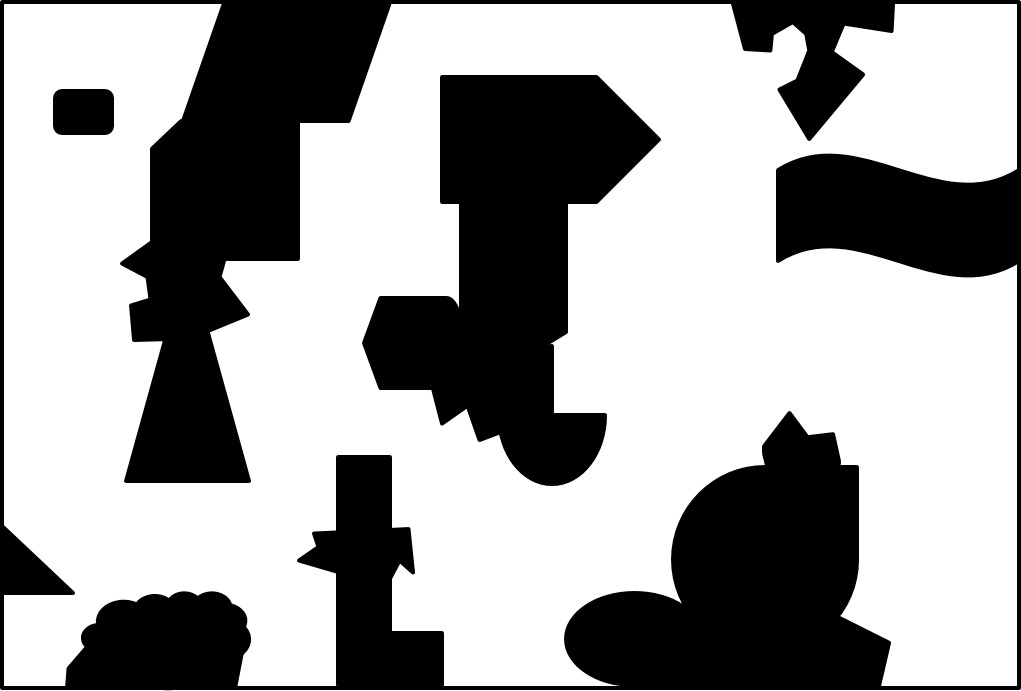
%> input picture Q3/trackingmap.jpg, 1021 x 691 px
$ octave Q3_a.m   (GNU Octave 9; MATLAB toolbox functions it lacks are replaced by stand-ins)
%> lines starting %> are read from the running program, lines starting %| are printed output that depends on the picture; in (x1, y1, x2, y2) boxes, pixels count from 0 and x2, y2 are one past the last pixel; in counts of white or black regions, pixels touching at a corner belong together; the program's own positions count from 1
### Q3/drawbot.m
function bot = drawbot(x,y,h,scale,fig)
% function drawbot(x,y,h,scale,fig)
% This function plots a two wheeled robot at position x,y heading h and size scale on
% figure number fig.
% The default x,y = (0,0), h = 0 points to the right, and scale=1 plots a
% robot with a body of radius of 1 units.

% Make a circle for the body
t=0:0.01:2*pi;
len = length(t);
bx = sin(t);
by = cos(t);

% Wheel locations on body
wh1 = round(len/4);
wh2 = round(3*len/4);

% Define the wheels
wwidth= 0.5;
wheight = 0.7;
w = [ 0 0; 0 -wheight; wwidth -wheight; wwidth wheight; 0 wheight; 0 0];

% Body top
top = round(len/2);

% Top pointer
pwidth = 0.1;
pheight = 0.2;
tp = [pwidth/2 0; 0 -pheight; -pwidth/2 0; pwidth/2 0];

% Robot outline
bot = [bx' by'; NaN NaN;
    bx(wh1)+w(:,1) by(wh1)+w(:,2);NaN NaN;
    bx(wh2)-w(:,1) by(wh2)-w(:,2)];

point = [bx(top)+tp(:,1) by(top)+tp(:,2)];

%Size scaling
bot = scale*bot;
point = scale*point;

% Rotation matrix
R = rot(h+pi/2,3);
R = R(1:2,1:2);
bot = (R'*bot')';
point = (R'*point')';

% Centres
bot(:,1) = bot(:,1)+x;
bot(:,2) = bot(:,2)+y;
point(:,1) = point(:,1)+x;
point(:,2) = point(:,2)+y;

% Plot
figure(fig); hold on;
plot(bot(:,1), bot(:,2), 'w');
plot(point(:,1), point(:,2), 'w');
axis equal
end

### Q3/Q3_a.m
% Target Tracking
close all; clear; clc;

% Read in map
I = imread('trackingmap.jpg'); % Map defined as 1 pixel = 1 m
%> I is the input picture: size 691x1021x3 uint8; min 0, max 255, mean 161.4
image(I);
map = im2bw(I, 0.4); % Convert to 0-1 image
%> map: size 691x1021 logical; 63.3% white; 3 black regions, box (x1, y1, x2, y2) and area: (0, 0, 1021, 690) 193709, (362, 75, 661, 486) 62152, (53, 89, 114, 135) 2726
map = flipud(map)'; % Convert to 0 free, 1 occupied and flip.
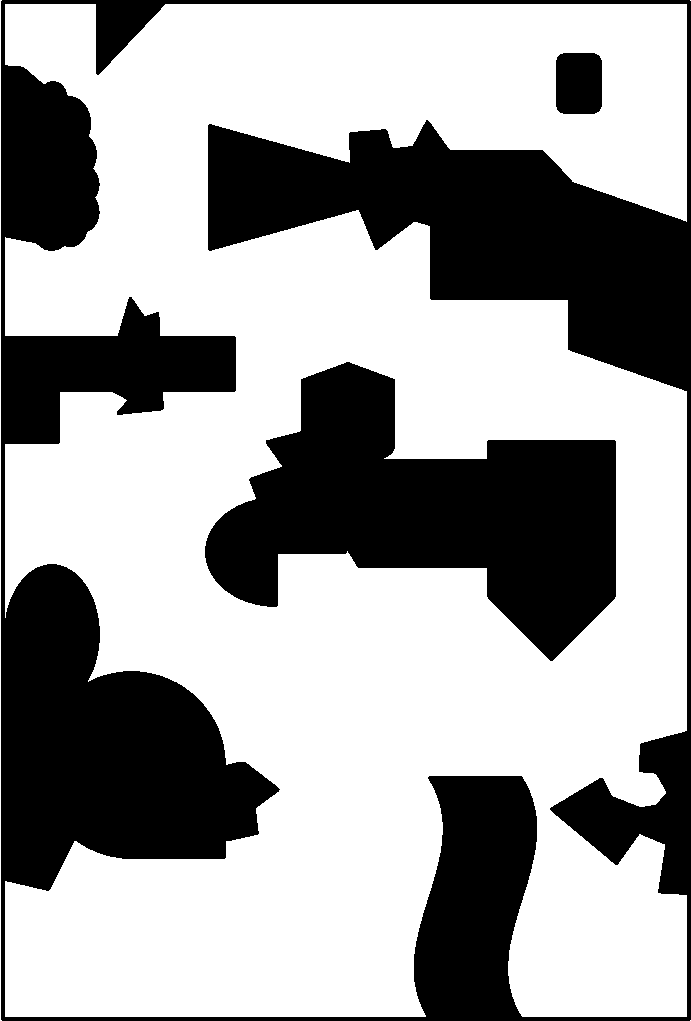
%> map: size 1021x691 logical; 63.3% white; 3 black regions, box (x1, y1, x2, y2) and area: (1, 0, 691, 1021) 193709, (205, 362, 616, 661) 62152, (556, 53, 602, 114) 2726
[M,N]= size(map); % Map size in m
%> M = 1021; N = 691
%> the run ends on the next line

% Target tour in m
tour = [ 28   654; 35   501; 70   435; 79   174; 178   134;
   279   148; 308   273; 338   421; 390   551; 411   652;
   613   657; 705   565; 733   419; 856   330; 957   330;
   969   231; 940   198; 893   304; 703   291; 578   151;
   458   224; 352   278; 296   242; 258   153; 108   167;
   103   414; 112   515; 148   612; 91   642; 28   654];

% Target motion
% T = 1000;  % Time for full run
T = 30; % Time for first leg
dt = 1; % Timestep
tvec = 0:dt:T; % Time vector
x0_track = [100, 650, pi]; % Starting point for tracking robot
x_target = zeros(T+1,2); % State vector for target robot
x_target(1,:) = tour(1,:); % Starting point for target robot
Ntour = 1; % Tour segment counter
v = 5; % Speed of target in m/s

%Tracker motion
% XX,YY cov = 1; theta cov = 1°
Re = [1 0 0; 0 1 0; 0 0 1*pi/180];
[ReV, Rev] = eig(Re); % Get eigenvectors/values
x_track = zeros(T+1,3); % State vector for tracking robot
x_track(1,:) = x0_track;% Starting point for track robot
tooClose = 20; %closest the tracker can get to target
kP = 1.0;

% Target motion and instantaneous occupancy grid map
for t = 2:T+1
    % Target model (provided), do not change
    motion_dir = tour(Ntour+1,:)-tour(Ntour,:);
    motion_dir = motion_dir/norm(motion_dir);
    x_target(t,:) =  x_target(t-1,:) + motion_dir*v*dt;
    if (norm(x_target(t,:)-tour(Ntour+1,:)) < v*dt)
        Ntour = Ntour+1;
        if (Ntour == length(tour(:,1)))
            break;
        end
    end

    % Tracking model
    %err = randn(1,3)*[0.5, 0.5, deg2rad(1)]; % 0.25 x,y cov; 1 deg
    e = ReV*sqrt(Rev)*randn(3,1); %  disturbance
    % Controller. To t state from t-1 state
    x_des = x_target(t-1,:) - x_track(t-1,1:2); %dx, dy
    ang_des = atan2(x_des(2),x_des(1)); %desired
    ang_err = mod(ang_des - x_track(t-1,3) + pi, 2*pi) - pi; %dtheta
    xdist = sqrt(x_des(1)*x_des(1) + x_des(2)*x_des(2));
    v_track = kP*v*(xdist-tooClose)/tooClose; % match target speed v, stop if too close
    phi_track = ang_err*kP;
    if (xdist < tooClose)
        v_track = 0;
        phi_track = 0;
    end
    % Motion model is simplified because [v u] -> r[w1 w2] -> [v u]
    x_track(t,1) = x_track(t-1,1) + v_track*cos(x_track(t-1,3))*dt + e(1);
    x_track(t,2) = x_track(t-1,2) + v_track*sin(x_track(t-1,3))*dt + e(2);
    x_track(t,3) = x_track(t-1,3) + phi_track*dt + e(3);


    % Plotting scene (slow, comment out if not needed)
    figure(1); clf; hold on;
    colormap('gray');
    imagesc(1-map');
    plot(tour(:,1),tour(:,2),'w')
    drawbot(x_track(t,1),x_track(t,2),x_track(t,3),10,1); % Draw the tracking robot
